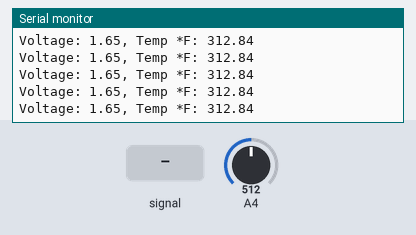
A sketch run on a simulated Arduino Uno, built with avr-gcc and run on an emulated ATmega328P. Parts: the last lines printed to the serial monitor. Inputs (shaded band) come from the test bench; at power-on: A4 = 512.

Above: at 1.2 s.
1.3 s: A4 fed a 200 Hz sine of ±81 counts around its level
At 1.44 s:
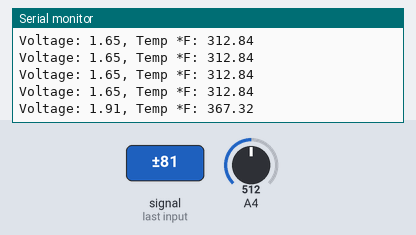
2.8 s: A4 set to 716
At 2.9 s:
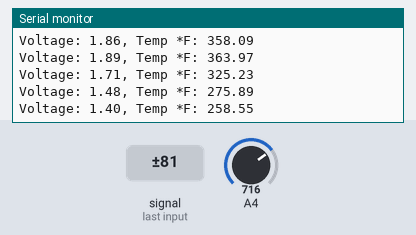
4.3 s: A4 fed a 1000 Hz sine of ±255 counts around its level
At 4.5 s:
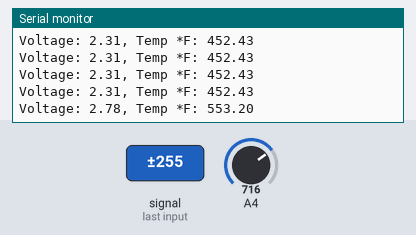
7.3 s: A4 set to 900
At 7.42 s:
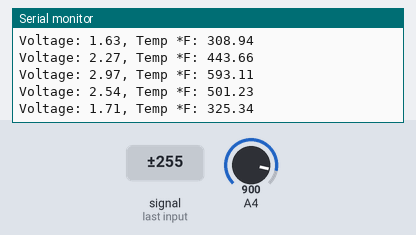
Timing chart, 0 to 9.8 s (numbered marks = the images above; inputs shaded):
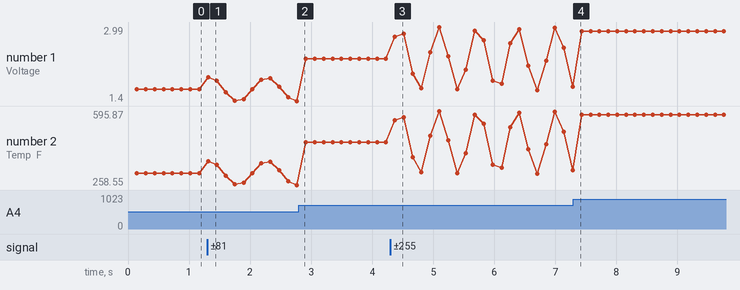

Measured:
- after the input at 1.3 s, the serial monitor: prints a new line at once (image 1)
- after the input at 4.3 s, the serial monitor: prints a new line after 0.07 s (image 3)
- plotted number 1: 1.65 → 1.4 after the input at 1.3 s, 1.4 → 2.31 after the input at 2.8 s, 1.71 → 2.9 after the input at 7.3 s
- plotted number 2: 312.84 → 258.55 after the input at 1.3 s, 258.55 → 452.43 after the input at 2.8 s, 452.43 → 325.34 after the input at 4.3 s, 325.34 → 578.34 after the input at 7.3 s

The sketch:

thermotest.ino
```cpp
/*  This sketch tests the IR thermometer on a breadboard
 *  to make sure it works over PWM. Keep in mind, the sensor
 *  is calibrated to read between 50*F and 400*F (10*C - 200*C).
 */

/*  Pin Assignments:
 *  Thermometer <-> Arduino
 *            1 <-> A5
 *            2 <-> A4
 *            3 <-> 3V3
 *            4 <-> GND
 */

/*  There must be a filter on the PWM output of the thermometer!
 *  PWM is coupled to ground through a resistor and capacitor, with
 *  the ADC reading the voltage across the cap.
 *  PWM --- RES -.- CAP --- GND
 *               |
 *              ADC
 */

void setup() {
  Serial.begin(9600);
  Serial.println("Starting...");
}

float alpha = 0.7; // factor to tune
float value;// = alpha * measurement + (1-alpha) * value;
float volt;
void loop() {
  // take a running average, display every 1000th measurement
  for(int i = 0; i < 1000; i++) {
    value = alpha * analogRead(4) + (1 - alpha) * value;
  }
  volt = value * 3.3 / 1023;
  Serial.print("Voltage: ");
  Serial.print(volt);
  Serial.print(", Temp *F: ");
  // .4125V = 50F, 2.0625V = 400F
  // also, .4125V = 10C, 2.0625V = 200C
  // the below basically maps the value from the voltage to the temp range
  Serial.println((volt - 0.4125) * (400.0 - 50.0) / (2.0625 - .4125) + 50);
}
```
